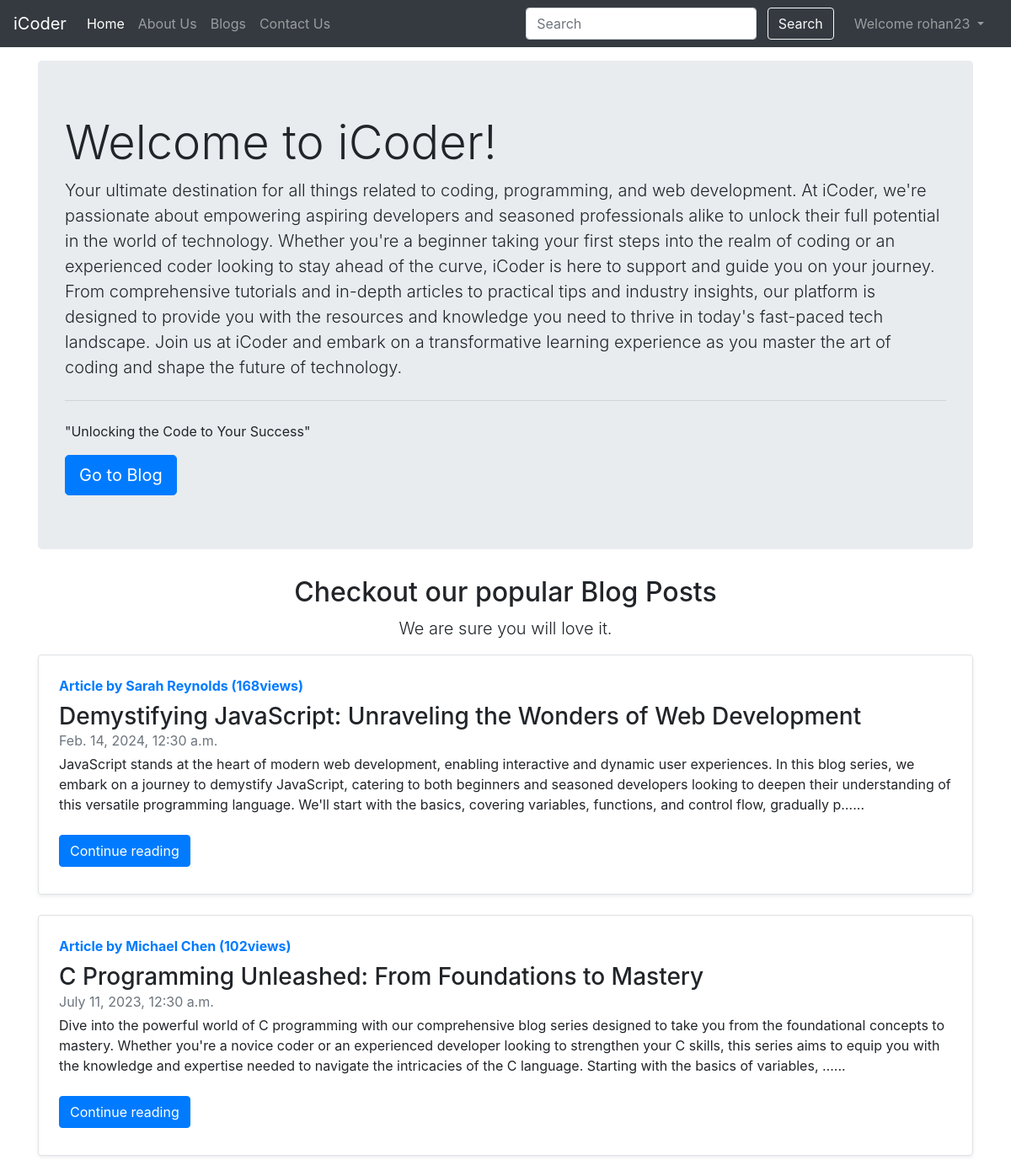
The page / (signed in) on the database its author committed.
### blog/models.py (models this page shows, shortened)
class Post(models.Model):
    sno = models.AutoField(primary_key=True)
    title = models.CharField(max_length=250)
    author = models.CharField(max_length=100)
    content = models.TextField()
    slug = models.CharField(max_length=100)
    views = models.IntegerField(default=20)
    timeStamp = models.DateTimeField(blank=True)

### home/views.py (the view)
# urls.py: path('',views.home,name='home'),
def home(request):
    allPosts = Post.objects.all()
    context = {'allPosts':allPosts}
    return render(request,'home/home.html',context)

### templates/home/home.html (shortened to what this page needs)
{% extends "base.html" %}
{% block homeactive %} active{% endblock homeactive %}
{% block body %}
<div class="container my-3">
    <div class="jumbotron">
        <h1 class="display-4">Welcome to iCoder!</h1>
        <p class="lead">Your ultimate destination for all things related to coding, programming, and web development. At iCoder, we're passionate about empowering aspiring developers and seasoned professionals alike to unlock their full potential in the world of technology. Whether you're a beginner taking your first steps into the realm of coding or an experienced coder looking to stay ahead of the curve, iCoder is here to support and guide you on your journey. From comprehensive tutorials and in-depth articles to practical tips and industry insights, our platform is designed to provide you with the resources and knowledge you need to thrive in today's fast-paced tech landscape. Join us at iCoder and embark on a transformative learning experience as you master the art of coding and shape the future of technology.
        </p>
        <hr class="my-4">
        <p>"Unlocking the Code to Your Success"</p>
        <a class="btn btn-primary btn-lg" href="/blogs" role="button">Go to Blog</a>
    </div>
</div>
<div class="container my-3">
    <div class="text-center">
        <h2>Checkout our popular Blog Posts</h2>
        <p class="lead">We are sure you will love it.</p>
    </div>
    {% for post in allPosts  %}
    {% if post.views > 100 %}
    <div class="row no-gutters border rounded overflow-hidden flex-md-row mb-4 shadow-sm h-md-250 position-relative">
        <div class="col p-4 d-flex flex-column position-static">
            <strong class="d-inline-block mb-2 text-primary">Article by {{post.author}} ({{post.views}}views)</strong>
            <h3 class="mb-0">{{post.title}}</h3>
            <div class="mb-1 text-muted">{{post.timeStamp}}</div>
            <p class="card-text mb-auto"><div class="preview">{{post.content| safe | truncatechars:400}}...</div></p>
                <div class='my-2'>
            <a href="/blogs/{{post.slug}}" role="button" class="btn btn-primary">Continue reading</a>
        </div>
    </div>
    </div>
    {% endif %}
    {% endfor %}
</div>
{% endblock body %}

### templates/base.html (shortened to what this page needs)
<!doctype html>
<html lang="en">
<head>
  <link rel="stylesheet" href="https://cdn.jsdelivr.net/npm/bootstrap@4.6.2/dist/css/bootstrap.min.css"
>
</head>
<body>
  <nav class="navbar navbar-expand-lg navbar-dark bg-dark">
    <a class="navbar-brand" href="/">iCoder</a>
    <div class="collapse navbar-collapse" id="navbarSupportedContent">
      <ul class="navbar-nav mr-auto">
        <li class="nav-item {% block homeactive %}{% endblock homeactive %}">
          <a class="nav-link" href="/">Home <span class="sr-only">(current)</span></a>
        </li>
        <li class="nav-item {% block aboutactive %}{% endblock aboutactive %}">
          <a class="nav-link" href="/about">About Us</a>
        </li>
        <li class="nav-item {% block blogactive %}{% endblock blogactive %}">
          <a class="nav-link" href="/blogs">Blogs</a>
        </li>
        <li class="nav-item {% block contactactive %}{% endblock contactactive %}">
          <a class="nav-link" href="/contact">Contact Us</a>
        </li>
      </ul>
      <div class="ml-auto form-inline ">
      <form method="get" action="/search" class="my-2 my-lg-0">
        <input class="form-control mr-sm-2" type="search" placeholder="Search" aria-label="Search" name="query"
          id="query">
        <button class="btn btn-outline-light my-2 my-sm-0 mr-3" type="submit">Search</button>
      </form>
      {% if user.is_authenticated %}
      <ul class="navbar-nav mr-2">
        <li class="nav-item dropdown">
          <a class="nav-link dropdown-toggle" href="#" role="button" data-toggle="dropdown" aria-expanded="false">
           Welcome {{request.user}}
          </a>
        </li>
      </ul>
      {% endif %}
  </nav>
  {% block body %}{% endblock body %}
</body>
</html>

### rows shown on the page
Post: author "Sarah Reynolds", views "168", title "Demystifying JavaScript: Unraveling the Wonders of Web Development", timeStamp "Feb. 14, 2024, 12:30 a.m.", content "JavaScript stands at the heart of modern web development, enabling interactive and dynamic user experiences. In this blog series, we embark on a journey to demystify JavaScript, catering to both beginners and seasoned developers looking to deepen their understanding of this versatile programming language. We'll start with the basics, covering variables, functions, and control flow, gradually p…"
Post: author "Michael Chen", views "102", title "C Programming Unleashed: From Foundations to Mastery", timeStamp "July 11, 2023, 12:30 a.m.", content "Dive into the powerful world of C programming with our comprehensive blog series designed to take you from the foundational concepts to mastery. Whether you're a novice coder or an experienced developer looking to strengthen your C skills, this series aims to equip you with the knowledge and expertise needed to navigate the intricacies of the C language. Starting with the basics of variables, …"

### other values the page prints
{{ request.user }} "rohan23"
